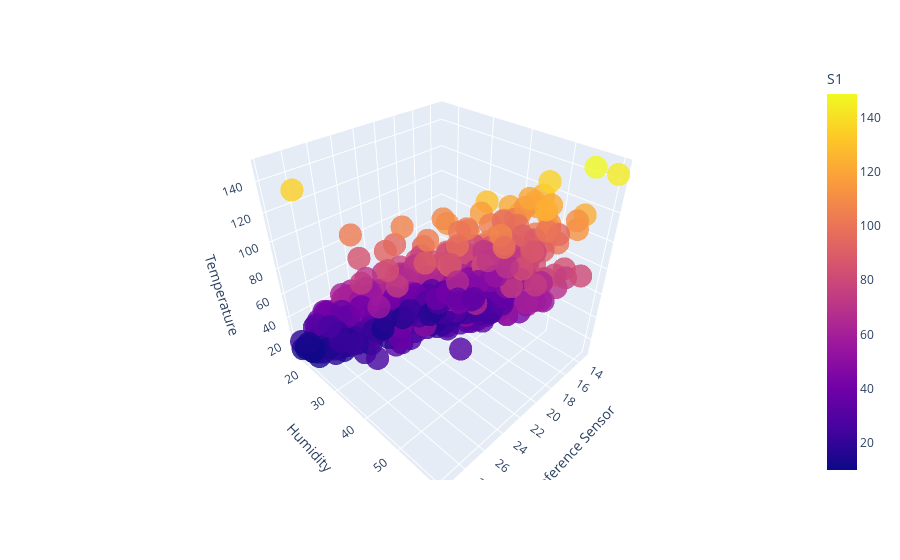

The notebook cell saved with this chart:
### Code cell
import plotly.express as px
import pandas as pd

# Read data from a csv
df = pd.read_excel("D:/air quality/OneDrive - design.iitd.ac.in/Desktop/New folder/Jodhpur data/one_outer.xlsx")
df = df.dropna()

# Create the 3D surface plot
fig = px.scatter_3d(df, x='AT', y='AH', z='S1', color='S1', opacity=0.8)

# Set the axis labels
fig.update_layout(scene=dict(xaxis_title='Reference Sensor', yaxis_title='Humidity', zaxis_title='Temperature'))

# Show the figure
fig.show()

### Figure 1 — Plotly figure (JSON) as saved in the notebook; plotly's stock layout.template omitted (floating-point values rounded to 4 significant figures; data arrays with more than 128 entries replaced by an {"elided": "..."} marker saying what was removed)
{"data": [{"hovertemplate": "AT=%{x}<br>AH=%{y}<br>S1=%{marker.color}<extra></extra>", "legendgroup": "", "marker": {"color": {"elided": "516 float values"}, "coloraxis": "coloraxis", "opacity": 0.8, "symbol": "circle"}, "mode": "markers", "name": "", "scene": "scene", "showlegend": false, "type": "scatter3d", "x": {"elided": "516 float values"}, "y": {"elided": "516 int values"}, "z": {"elided": "516 float values"}}], "layout": {"coloraxis": {"colorbar": {"title": {"text": "S1"}}, "colorscale": [[0, "#0d0887"], [0.1111, "#46039f"], [0.2222, "#7201a8"], [0.3333, "#9c179e"], [0.4444, "#bd3786"], [0.5556, "#d8576b"], [0.6667, "#ed7953"], [0.7778, "#fb9f3a"], [0.8889, "#fdca26"], [1, "#f0f921"]]}, "legend": {"tracegroupgap": 0}, "margin": {"t": 60}, "scene": {"domain": {"x": [0, 1], "y": [0, 1]}, "xaxis": {"title": {"text": "Reference Sensor"}}, "yaxis": {"title": {"text": "Humidity"}}, "zaxis": {"title": {"text": "Temperature"}}}}}
